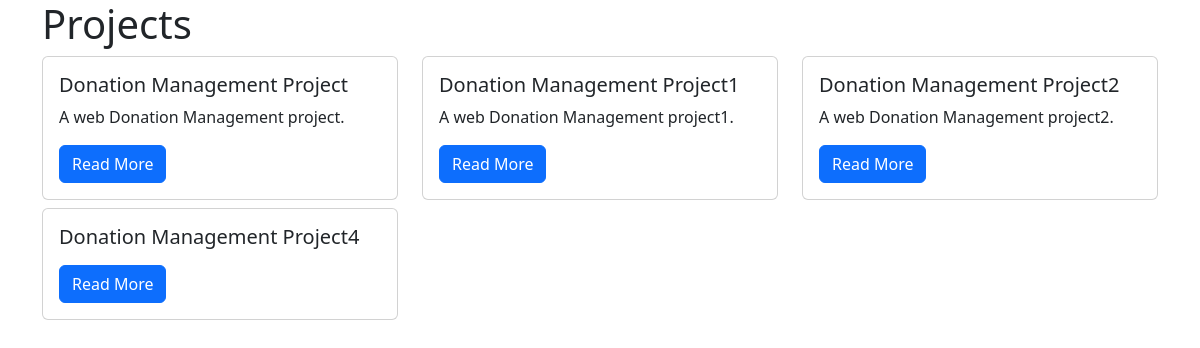
/projectIdx, run on the app's committed database.
### projects/models.py (models this page shows)
class ProjectSite(models.Model):
    title = models.CharField(max_length=100)
    description = models.TextField()
    technology = models.CharField(max_length=20)

### projects/views.py (the view)
# urls.py: path("projectIdx", views.project_index, name="project_index"),
def project_index(request):
    projects = ProjectSite.objects.all()
    context = {
        "projects": projects
    }
    return render(request, "projects/project_index.html", context)

### projects/templates/projects/project_index.html
{% extends "base.html" %}
{% block page_content %}
<h1>Projects</h1>
<div class="row">
{% for project in projects %}
    <div class="col-md-4">
        <div class="card mb-2">
            <div class="card-body">
                <h5 class="card-title">{{ project.title }}</h5>
                <p class="card-text">{{ project.description }}</p>
                <a href="{% url 'project_detail' project.pk %}"
                   class="btn btn-primary">
                    Read More
                </a>
            </div>
        </div>
    </div>
    {% endfor %}
</div>
{% endblock %}

### pages/templates/base.html (shortened to what this page needs)
<!DOCTYPE html>
<html lang="en">
<head>
    <link
        href="https://cdn.jsdelivr.net/npm/bootstrap@5.3.1/dist/css/bootstrap.min.css"
        rel="stylesheet"
    >
</head>
<body class="container">
{% block page_content %}{% endblock page_content %}
</body>
</html>

### data on the page
ProjectSite: title "Donation Management Project", description "A web Donation Management project."
ProjectSite: title "Donation Management Project1", description "A web Donation Management project1."
ProjectSite: title "Donation Management Project2", description "A web Donation Management project2."
ProjectSite: title "Donation Management Project4"
